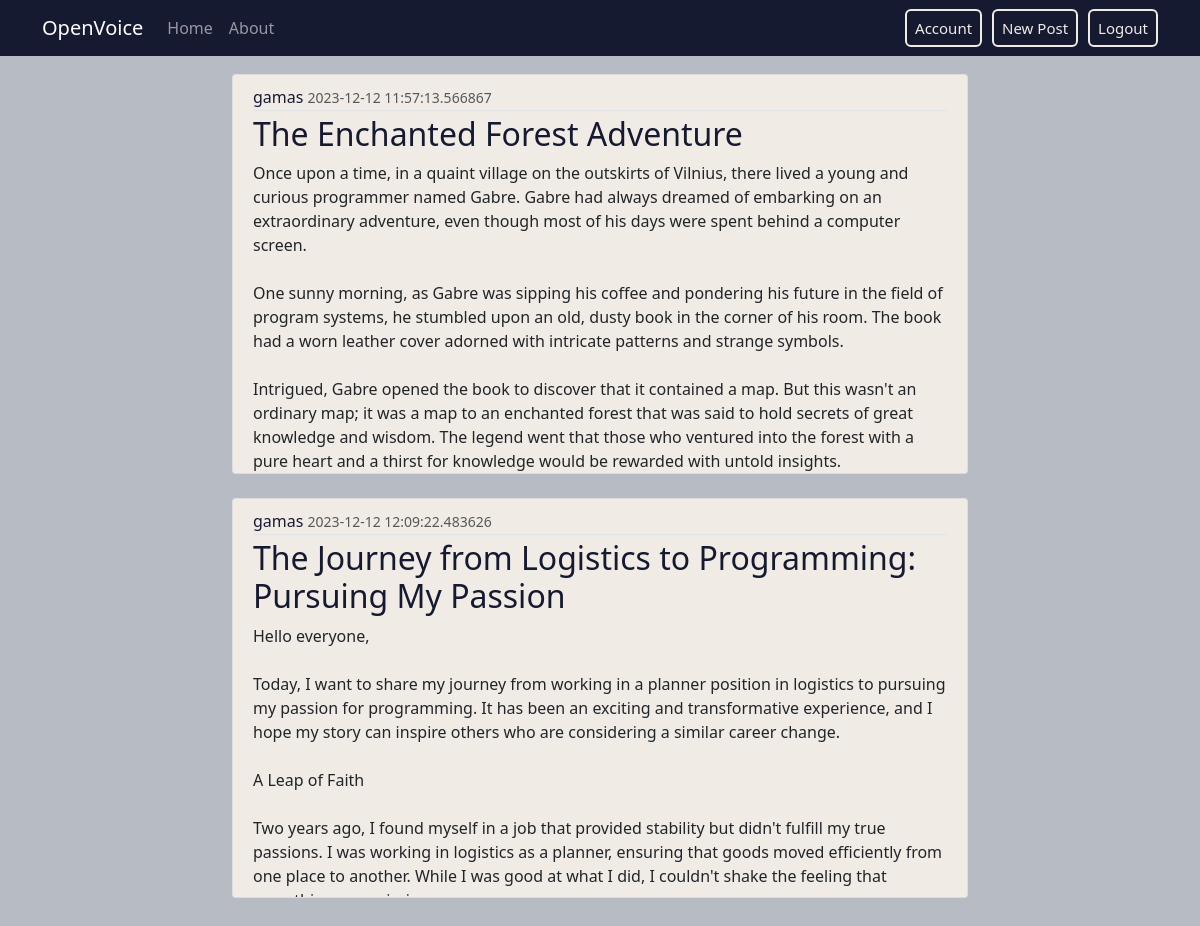
Screenshot of /home (signed in) with the database file from the repository.
### main/models.py (models this page shows, shortened)
class Post(db.Model):
  id = db.Column(db.Integer, primary_key=True)
  title =  db.Column(db.String(100), nullable=False)
  date_posted = db.Column(db.DateTime, nullable=False, default=datetime.now)
  content = db.Column(db.Text, nullable=False)
  user_id = db.Column(db.Integer, db.ForeignKey("user.id"), nullable=False)

class User(db.Model, UserMixin):
  id = db.Column(db.Integer, primary_key=True)
  username = db.Column(db.String(20), unique=True, nullable=False)
  email = db.Column(db.String(120), unique=True, nullable=False)
  image_file = db.Column(db.String(20), nullable=False, default="default.png")
  password = db.Column(db.String(60), nullable=False)
  posts = db.relationship("Post", backref="author", lazy=True)

### main/routes.py (the view)
@app.route('/')
@app.route('/home')
def home():
    posts = Post.query.all()
    return render_template('home.html', posts=posts)

### main/models.py (called while the page is built)
@login_manager.user_loader
def load_user(user_id):
  return User.query.get(int(user_id))

### main/templates/home.html
{% extends "layout.html" %}
{% block content %}
        {% for post in posts %}
            <article class="media content-section mt-4">
                <div class="media-body">
                    <div class="article-metadata">
                        <a class="article" href="#">{{ post.author.username }}</a>
                        <small class="text-muted">{{ post.date_posted }}</small>
                    </div>
                    <h2><a class="article" href="#">{{ post.title }}</a></h2>
                    <p class="article-content">{{ post.content }}</p>
                </div>
            </article>
        {% endfor %}
{% endblock %}

### main/static/style.css (style rules this page uses)
body { background: #F0ECE5; color: #161A30; margin-top: 5rem; }
h1, h2, h3, h4, h5, h6 { color: #161A30; }
.content-section { background: #F0ECE5; padding: 10px 20px; border: 1px solid #dddddd; border-radius: 3px; margin-bottom: 20px; height: 400px; overflow: auto; }
.article-content { white-space: pre-line; }
.article-metadata { padding-bottom: 1px; margin-bottom: 4px; border-bottom: 1px solid #e3e3e3 }
.article { color: #161A30; text-decoration: none; font-weight: 500; }

### rows the page displays
Post: author.username "gamas", date_posted "2023-12-12 11:57:13.566867", title "The Enchanted Forest Adventure", content "Once upon a time, in a quaint village on the outskirts of Vilnius, there lived a young and curious programmer named Gabre. Gabre had always dreamed of embarking on an extraordinary adventure, even though most of his days were spent behind a computer screen. One sunny morning, as Gabre was sipping his coffee and pondering his future in the field of program systems, he stumbled upon an old, dusty book in the corner of his room. The book had a worn leather cover adorned with intricate patterns and strange symbols. Intrigued, Gabre opened the book to discover that it contained a map. But this wasn't an ordinary map; it was a map to an enchanted forest that was said to hold secrets of great…"
Post: author.username "gamas", date_posted "2023-12-12 12:09:22.483626", title "The Journey from Logistics to Programming: Pursuing My Passion", content "Hello everyone, Today, I want to share my journey from working in a planner position in logistics to pursuing my passion for programming. It has been an exciting and transformative experience, and I hope my story can inspire others who are considering a similar career change. A Leap of Faith Two years ago, I found myself in a job that provided stability but didn't fulfill my true passions. I was working in logistics as a planner, ensuring that goods moved efficiently from one place to another. While I was good at what I did, I couldn't shake the feeling that…"
